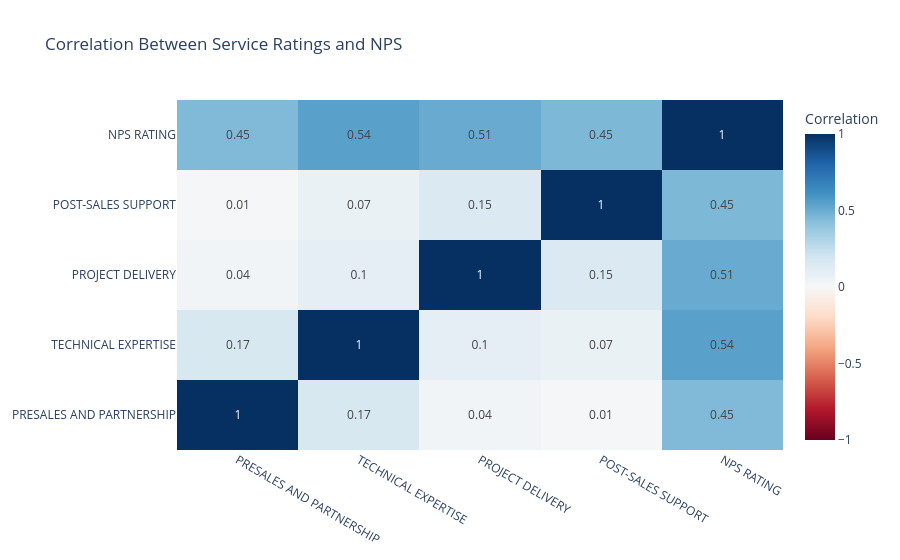

Notebook code cell kept with this figure:
### Code cell
import plotly.graph_objects as go

corr_cols = [
    "PRESALES AND PARTNERSHIP",
    "TECHNICAL EXPERTISE",
    "PROJECT DELIVERY",
    "POST-SALES SUPPORT",
    "NPS RATING"
]

corr = df_merged[corr_cols].corr()

fig = go.Figure(
    data=go.Heatmap(
        z=corr.values,
        x=corr.columns,
        y=corr.columns,
        text=round(corr,2).values,
        texttemplate="%{text}",
        colorscale="RdBu",
        zmin=-1,
        zmax=1,
        colorbar=dict(title="Correlation")
    )
)

fig.update_layout(
    title="Correlation Between Service Ratings and NPS",
    template="plotly_white"
)

fig.show()

### Figure 1 — Plotly figure (JSON) as saved in the notebook; plotly's stock layout.template omitted (floating-point values rounded to 4 significant figures)
{"data": [{"colorbar": {"title": {"text": "Correlation"}}, "colorscale": [[0, "rgb(103,0,31)"], [0.1, "rgb(178,24,43)"], [0.2, "rgb(214,96,77)"], [0.3, "rgb(244,165,130)"], [0.4, "rgb(253,219,199)"], [0.5, "rgb(247,247,247)"], [0.6, "rgb(209,229,240)"], [0.7, "rgb(146,197,222)"], [0.8, "rgb(67,147,195)"], [0.9, "rgb(33,102,172)"], [1, "rgb(5,48,97)"]], "text": [[1, 0.17, 0.04, 0.01, 0.45], [0.17, 1, 0.1, 0.07, 0.54], [0.04, 0.1, 1, 0.15, 0.51], [0.01, 0.07, 0.15, 1, 0.45], [0.45, 0.54, 0.51, 0.45, 1]], "texttemplate": "%{text}", "type": "heatmap", "x": ["PRESALES AND PARTNERSHIP", "TECHNICAL EXPERTISE", "PROJECT DELIVERY", "POST-SALES SUPPORT", "NPS RATING"], "y": ["PRESALES AND PARTNERSHIP", "TECHNICAL EXPERTISE", "PROJECT DELIVERY", "POST-SALES SUPPORT", "NPS RATING"], "z": [[1, 0.1666, 0.03526, 0.01064, 0.4451], [0.1666, 1, 0.09615, 0.0677, 0.5442], [0.03526, 0.09615, 1, 0.1455, 0.5066], [0.01064, 0.0677, 0.1455, 1, 0.4538], [0.4451, 0.5442, 0.5066, 0.4538, 1]], "zmax": 1, "zmin": -1}], "layout": {"title": {"text": "Correlation Between Service Ratings and NPS"}}}
